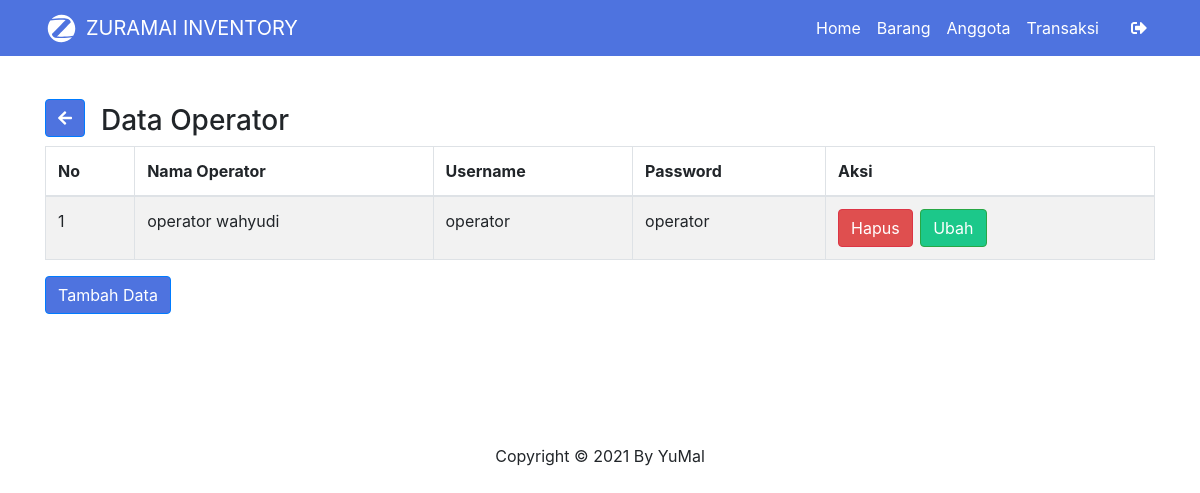
Page /views/admin/operator.php (signed in) on the committed database.
### tables this page shows
CREATE TABLE `tbl_operator` (
  `id_operator` int(11) NOT NULL,
  `username` varchar(200) NOT NULL,
  `password` varchar(200) NOT NULL,
  `nama_operator` varchar(200) NOT NULL
);

### views/admin/operator.php (the view, shortened to what this page needs)
<?php
include 'header.php';
?>
    <div class="container mt-5" data-aos="zoom-in">
        <h3><a href="index.php" class="btn btn-primary mt-n2"><i class="fas fa-arrow-left"></i></a><span class="ml-3">Data Operator</span></h3>
        <table class="table table-striped table-bordered">
            <thead>
                <tr>
                <th>No</th>
                <th>Nama Operator</th>
                <th>Username</th>
                <th>Password</th>
                <th>Aksi</th>
                </tr>
            </thead>
            <tbody>
                <?php $nomor = 1; ?>
                <?php $ambil = $koneksi->query("SELECT * FROM tbl_operator"); ?>
                <?php while ($pecah = $ambil->fetch_assoc()) { ?>
                <tr>
                <td><?php echo $nomor; ?></td>
                <td><?php echo $pecah['nama_operator']; ?></td>
                <td><?php echo $pecah['username']; ?></td>
                <td><?php echo $pecah['password']; ?></td>
                <th>
                <a onclick="return confirm('Anda yakin ingin menghapus Data ini..?')" href="hapusoperator.php?id=<?php echo $pecah['id_operator']; ?>" class="btn btn-danger">Hapus</a>&nbsp;
                <a href="ubahoperator.php?id=<?php echo $pecah['id_operator']; ?>" class="btn btn-success">Ubah</a>
                </tr>
            <?php $nomor++; ?>
            <?php
        } ?>
            </tbody>
        </table>
				<a href="tambahoperator.php" class="btn btn-primary">Tambah Data</a>
        </div>
<?php
include 'footer.php';
?>

### cssnative/views.css (style rules this page uses)
.btn-success { background-color: #1cc88a !important; }
.btn-primary { background-color: #4e73df !important; }
.btn-danger { background-color: #DF4F4F !important; }

### rows in the picture
tbl_operator: nama_operator "operator wahyudi", username "operator", password "operator"
